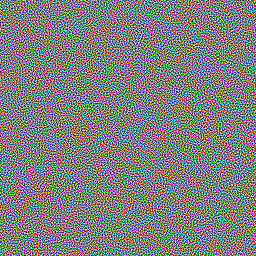
#> input picture shaders/data/HDR_RGBA_0.png, 256 x 256 px
$ python convert.py
#> lines starting #> are read from the running program, lines starting #| are printed output that depends on the picture
import cv2
import numpy as np

img = np.array(cv2.imread('HDR_RGBA_0.png', cv2.IMREAD_UNCHANGED))
#> img is the input picture: shape (256, 256, 4) uint16; mean B, G, R, A 32767.5, 32767.5, 32767.5, 32767.5

print(img.dtype)
#| uint16

img = img[:,:,0]
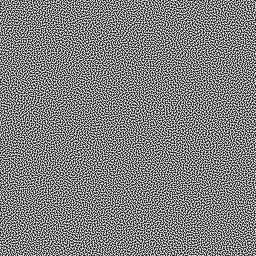
#> img: shape (256, 256) uint16; min 0, max 65535, mean 32767.5; drawn with min black and max white
img = img.astype('uint16')
img.tofile('noise_256.dat')

print(img.shape)
#| (256, 256)
